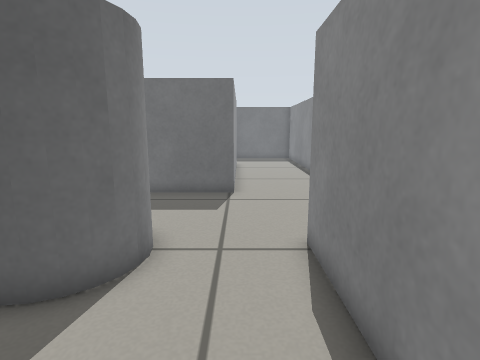
[1] (above)

19 first-person views from a walk through a robot-simulator world made for Gazebo. The camera is 0.57 m above the floor, tilts 10° down and sees 80° across. The floor is counted in squares, 0.2 m on a side. Each view is taken from the middle of a square. On the plan, view 1 faces up. The plan holds only what a view shows up to about 20 squares ahead; the rest is blank. Robots are left out.

[2]
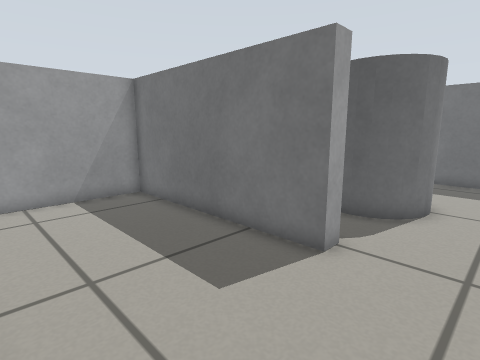

[3]
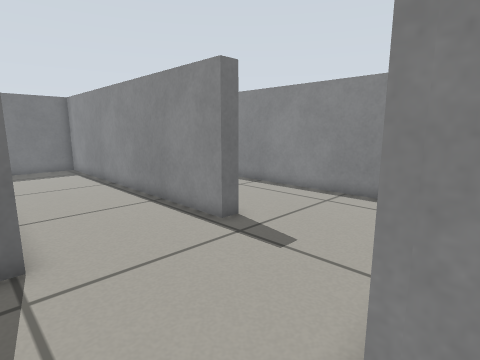

[4]
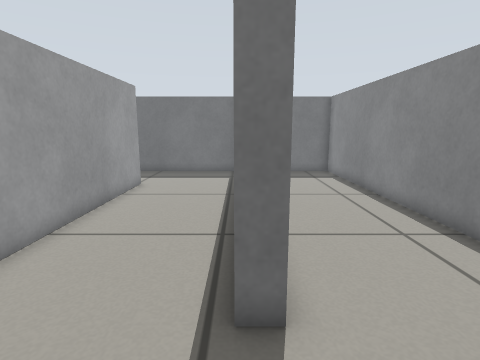

[5]
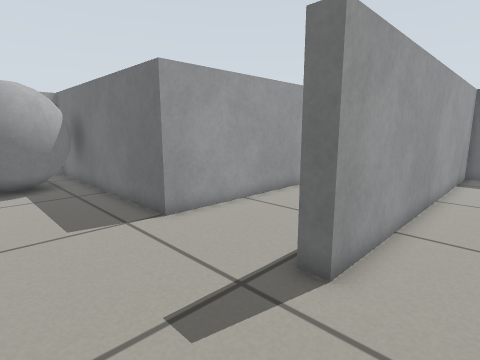

[6]
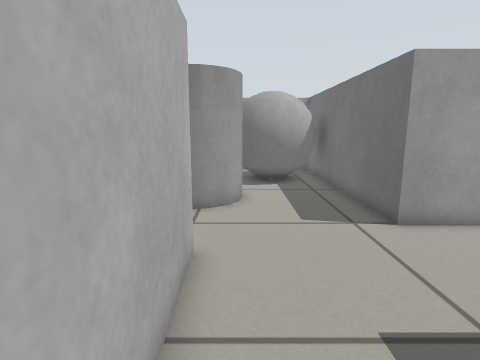

[7]
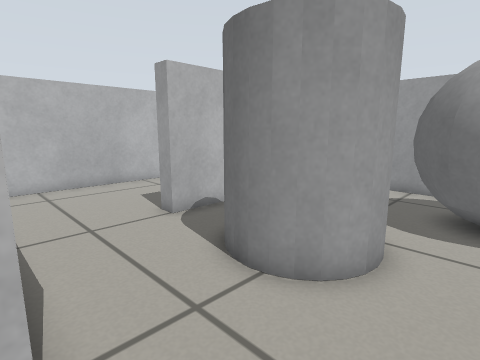

[8]
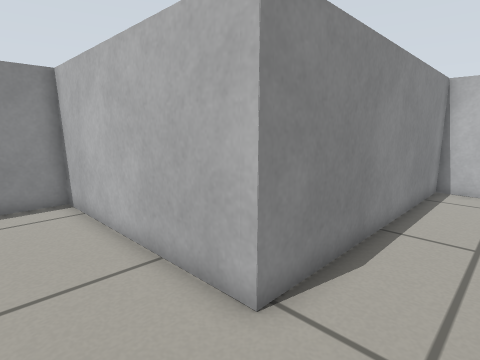

[9]
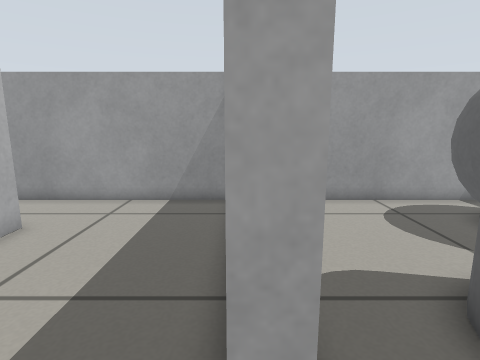

[10]
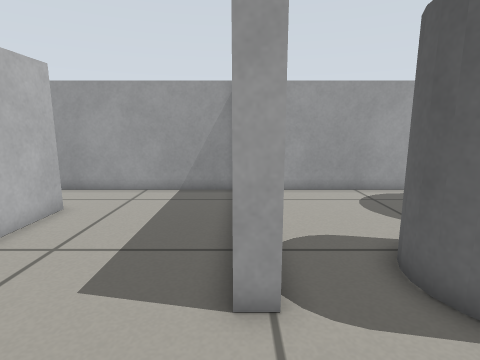

[11]
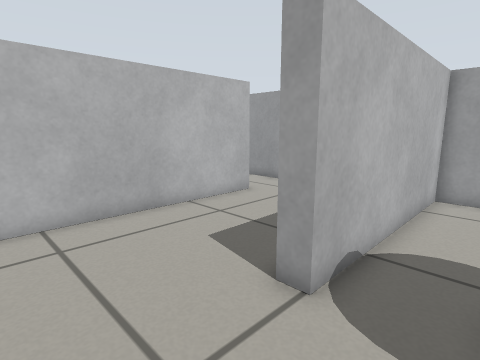

[12]
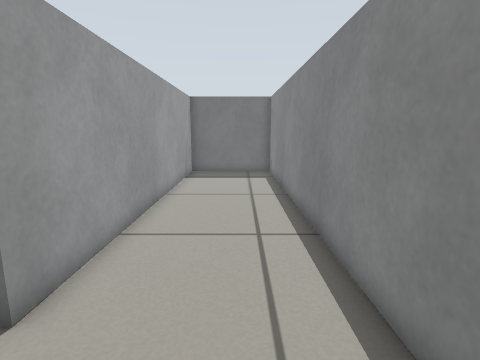

[13]
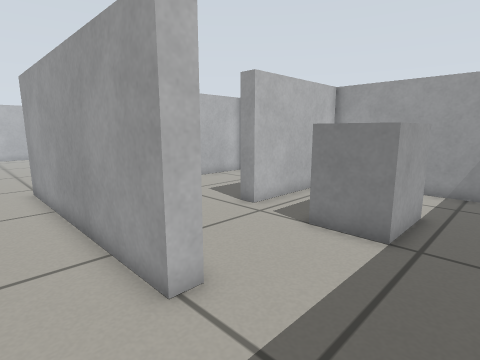

[14]
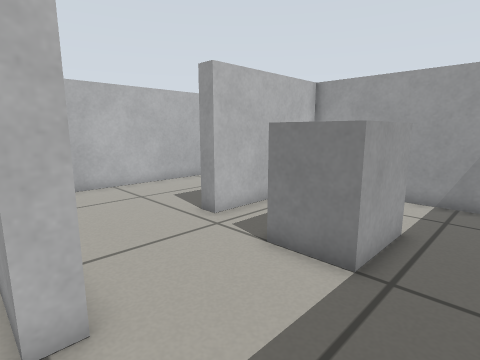

[15]
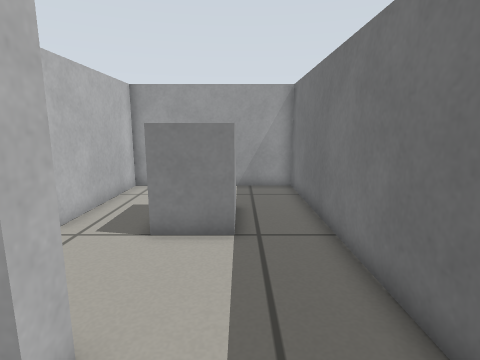

[16]
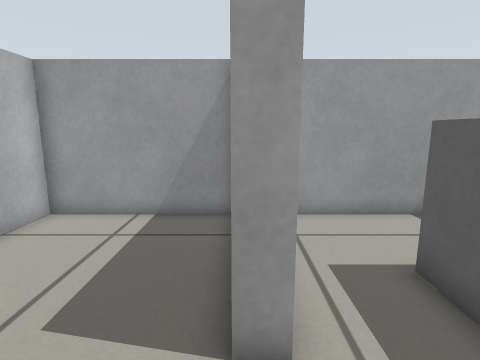

[17]
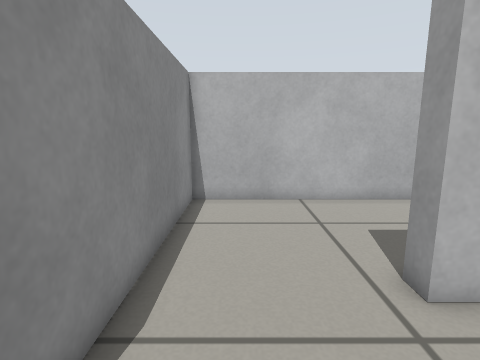

[18]
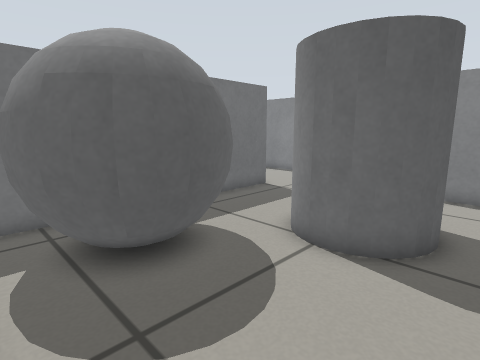

[19]
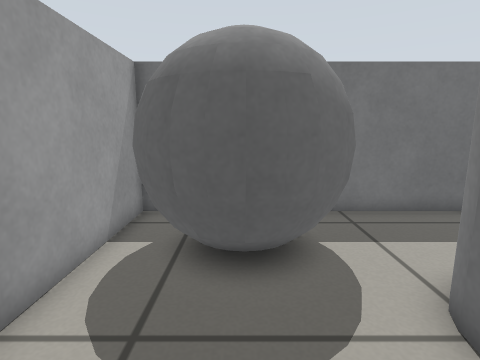

### Floor plan
Key: @ floor where view 1 was taken; # wall or solid block; . floor; C grey cylinder; B grey ball; G grey box.
Columns run from 13 left of view 1 to 11 right of it. Each row starts with its distance up from view 1.
 29 #########################
 28 #.................#.....#
 27 #.................#.....#
 26 #....GGG..........#.....#
 25 #...   G..........#.....#
 24 #....GGG....##....#.....#
 23 #...........##....#.....#
 22 #...........##....#.....#
 21 #...........##....#.....#
 20 #######.....##....#.....#
 19 #...........##....#.....#
 18 #...........##....#.....#
 17 #...........##....#.....#
 16 #...........##....#.....#
 15 #...........##....#.....#
 14 #...........##....#.....#
 13 ##############....#.....#
 12 #..  B..................#
 11 #.   BB.................#
 10 #.BB BB.................#
  9 #.BBBBB.................#
  8 #..BBBB.CCC.............#
  7 #......CC CC...##########
  6 #......C   C...#
  5 #.......C C....#
  4 #........C.....#
  3 #..............#
  2 #..............#
  1 ##########.....#
  0 #............@.#
 -1 #..............#
 -2 #..............#
 -3 #..............#
 -4 #..............#
 -5 #..............#
 -6 #...############
 -7 #..
 -8 #.
 -9 #

Positions as (right, up) in squares from view 1, and headings:
1: (0, 0), facing up
2: (0, -5), facing up-left
3: (-1, 6), facing up-right
4: (5, 9), facing up
5: (8, 8), facing up-left
6: (8, 8), facing left
7: (2, 10), facing down-left
8: (-1, 10), facing down-right
9: (-1, 1), facing left
10: (1, 1), facing left
11: (1, 4), facing down-left
12: (9, 9), facing up
13: (2, 28), facing down-left
14: (0, 28), facing down-left
15: (2, 26), facing left
16: (-3, 20), facing left
17: (-3, 25), facing down
18: (-12, 3), facing up-right
19: (-9, 3), facing up
